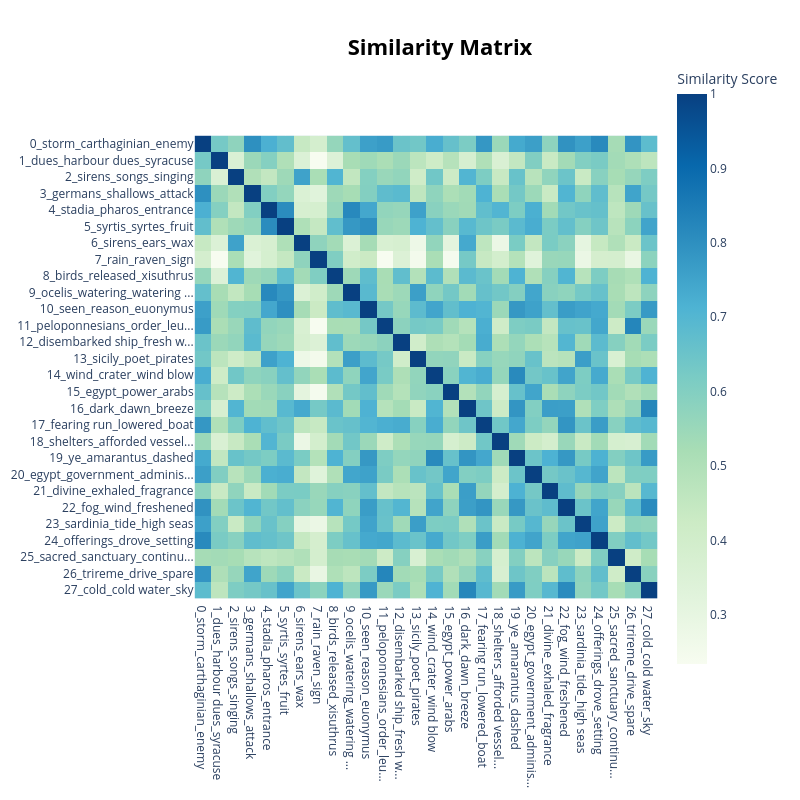

The code cell stored with this chart in its notebook:
### Code cell
topic_model.visualize_heatmap()

### Figure 1 — Plotly figure (JSON) as saved in the notebook; plotly's stock layout.template omitted (floating-point values rounded to 4 significant figures; data arrays with more than 128 entries replaced by an {"elided": "..."} marker saying what was removed)
{"data": [{"coloraxis": "coloraxis", "name": "0", "x": ["0_storm_carthaginian_enemy", "1_dues_harbour dues_syracuse", "2_sirens_songs_singing", "3_germans_shallows_attack", "4_stadia_pharos_entrance", "5_syrtis_syrtes_fruit", "6_sirens_ears_wax", "7_rain_raven_sign", "8_birds_released_xisuthrus", "9_ocelis_watering_watering ...", "10_seen_reason_euonymus", "11_peloponnesians_order_leu...", "12_disembarked ship_fresh w...", "13_sicily_poet_pirates", "14_wind_crater_wind blow", "15_egypt_power_arabs", "16_dark_dawn_breeze", "17_fearing run_lowered_boat", "18_shelters_afforded vessel...", "19_ye_amarantus_dashed", "20_egypt_government_adminis...", "21_divine_exhaled_fragrance", "22_fog_wind_freshened", "23_sardinia_tide_high seas", "24_offerings_drove_setting", "25_sacred_sanctuary_continu...", "26_trireme_drive_spare", "27_cold_cold water_sky"], "y": ["0_storm_carthaginian_enemy", "1_dues_harbour dues_syracuse", "2_sirens_songs_singing", "3_germans_shallows_attack", "4_stadia_pharos_entrance", "5_syrtis_syrtes_fruit", "6_sirens_ears_wax", "7_rain_raven_sign", "8_birds_released_xisuthrus", "9_ocelis_watering_watering ...", "10_seen_reason_euonymus", "11_peloponnesians_order_leu...", "12_disembarked ship_fresh w...", "13_sicily_poet_pirates", "14_wind_crater_wind blow", "15_egypt_power_arabs", "16_dark_dawn_breeze", "17_fearing run_lowered_boat", "18_shelters_afforded vessel...", "19_ye_amarantus_dashed", "20_egypt_government_adminis...", "21_divine_exhaled_fragrance", "22_fog_wind_freshened", "23_sardinia_tide_high seas", "24_offerings_drove_setting", "25_sacred_sanctuary_continu...", "26_trireme_drive_spare", "27_cold_cold water_sky"], "z": {"elided": "28x28 float values"}, "type": "heatmap", "xaxis": "x", "yaxis": "y", "hovertemplate": "x: %{x}<br>y: %{y}<br>Similarity Score: %{z}<extra></extra>"}], "layout": {"xaxis": {"anchor": "y", "domain": [0.0, 1.0], "scaleanchor": "y", "constrain": "domain"}, "yaxis": {"anchor": "x", "domain": [0.0, 1.0], "autorange": "reversed", "constrain": "domain"}, "coloraxis": {"colorbar": {"title": {"text": "Similarity Score"}}, "colorscale": [[0.0, "rgb(247,252,240)"], [0.125, "rgb(224,243,219)"], [0.25, "rgb(204,235,197)"], [0.375, "rgb(168,221,181)"], [0.5, "rgb(123,204,196)"], [0.625, "rgb(78,179,211)"], [0.75, "rgb(43,140,190)"], [0.875, "rgb(8,104,172)"], [1.0, "rgb(8,64,129)"]]}, "margin": {"t": 60}, "title": {"font": {"size": 22, "color": "Black"}, "text": "<b>Similarity Matrix</b>", "y": 0.95, "x": 0.55, "xanchor": "center", "yanchor": "top"}, "hoverlabel": {"font": {"size": 16, "family": "Rockwell"}, "bgcolor": "white"}, "width": 800, "height": 800, "showlegend": true, "legend": {"title": {"text": "Trend"}}}}
